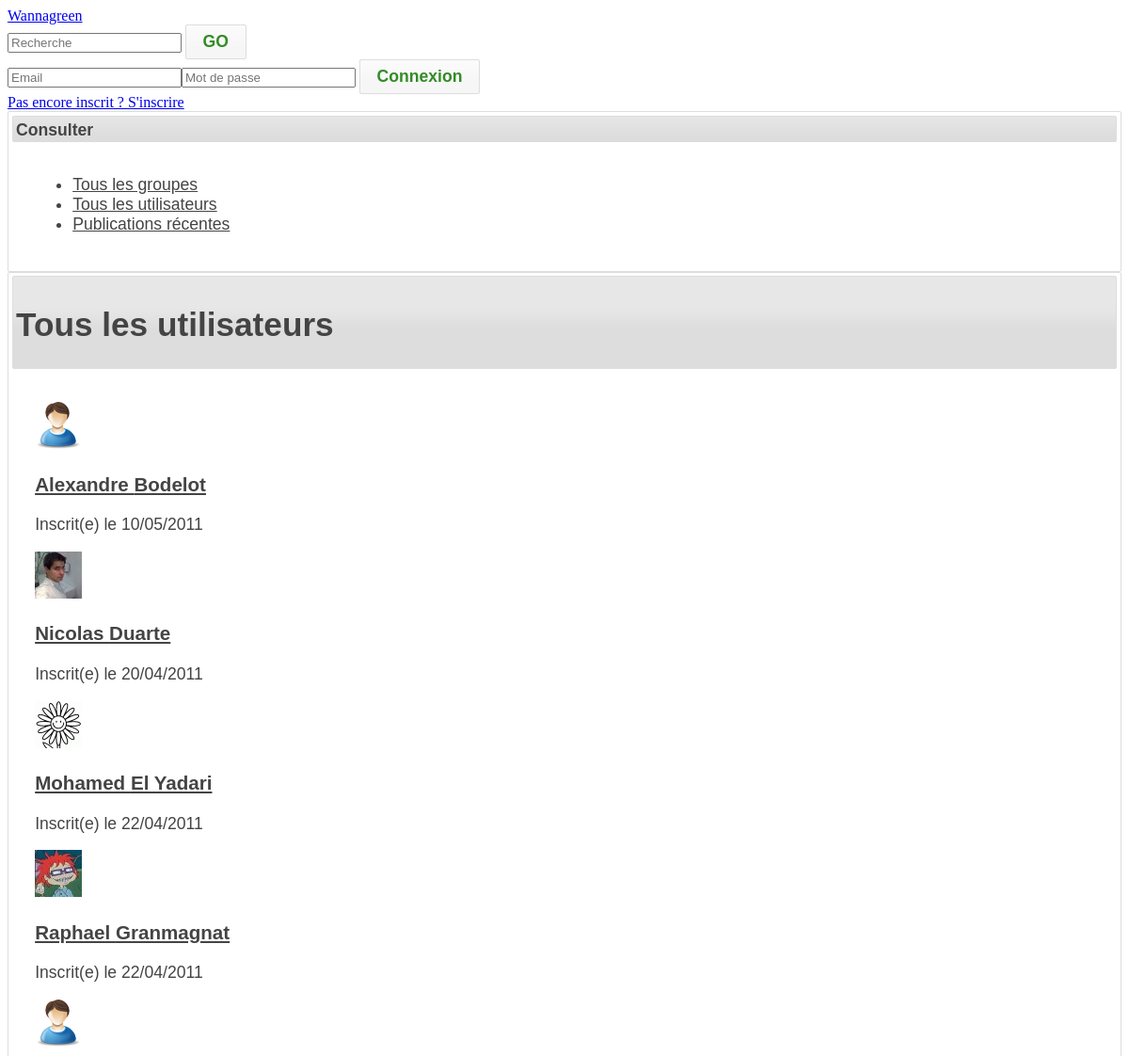
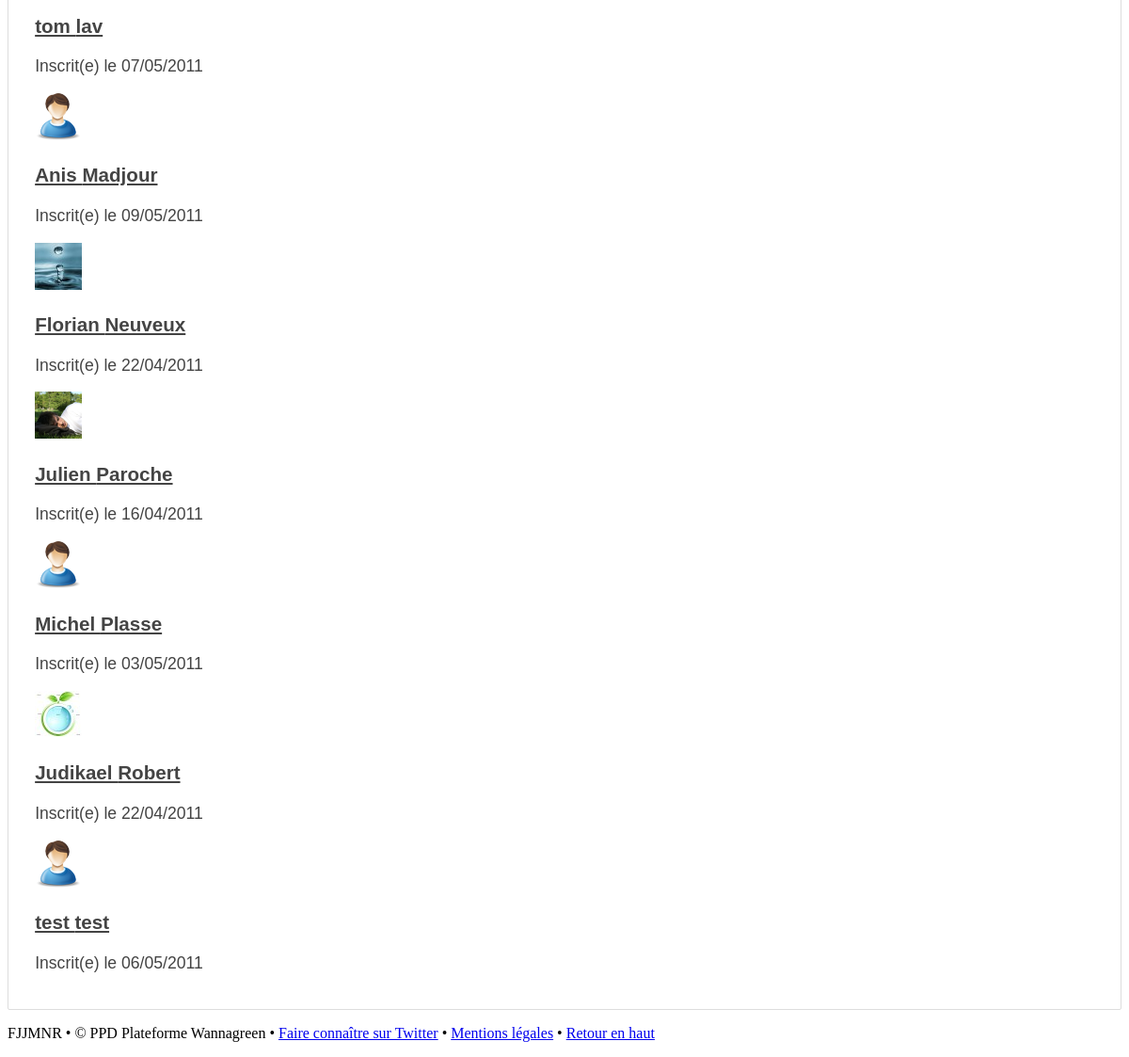
/index.php/utilisateur/liste, run on the app's committed database (2 pictures, top to bottom).
### application/controllers/utilisateur.php (called while the page is built, shortened)
<?php
class Utilisateur extends CI_Controller {
	function __construct()
	{
		$this->load->helper('html');
		$this->load->helper('form');
		$this->load->library('form_validation');
		$this->load->library('table');
		$this->load->Model('Utilisateur_model');
		$this->load->Model('Publication_model');
		$this->load->Model('Publication_info_model');
		$this->load->Model('Publication_groupe_model');
		$this->load->Model('Tag_model');
		$this->data = array();
		if($this->session->userdata('is_connected') === TRUE) {
			$this->data['user_connected'] = TRUE;
			$id_utilisateur = $this->session->userdata('id_utilisateur');
			$this->data = array_merge($this->data, $this->Groupe_model->listes_groupes($id_utilisateur));
		}
		else
			$this->data['user_connected'] = FALSE;
	}
	public function liste()
	{
		$this->data['utilisateurs'] = $this->Utilisateur_model->get_all();
		$this->data['module'] = 'utilisateur_liste';
		$this->load->view('template', $this->data);
	}
}

### index.php (called while the page is built, shortened)
<?php
require_once BASEPATH.'core/CodeIgniter'.EXT;

### application/models/utilisateur_model.php (called while the page is built, shortened)
<?php
class Utilisateur_model extends CI_Model {
	function get_all()
	{
		$this->db->order_by('nom','ASC');
		$this->db->order_by('prenom','ASC');
		$query = $this->db->get('utilisateur');
		return $query->result();
	}
}

### application/helpers/myutils_helper.php (called while the page is built, shortened)
<?php  if ( ! defined('BASEPATH')) exit('No direct script access allowed');
function time_to_str($str_datetime)
{
	$d = new DateTime($str_datetime);
	return $str_datetime ? $d->format('d/m/Y') : '-';
}
function filename_to_thumb($filename)
{
	return substr($filename, 0, strlen($filename)-4).'_thumb'.substr($filename, -4, strlen($filename));
}
function img_upload_path()
{
	return base_url().'uploads/images/';
}

### application/views/modules/utilisateur_liste.php (the view, shortened to what this page needs)
<div id="module" class="ui-tabs ui-widget ui-widget-content ui-corner-all">
	<div class="block_header ui-tabs-nav ui-helper-reset ui-helper-clearfix ui-widget-header ui-corner-all">
		<h1>Tous les utilisateurs</h1>
	</div>
	<div id="utilisateur_liste" class="listing block_content ui-tabs-panel ui-widget-content ui-corner-bottom">
	<?php if(isset($utilisateurs)): foreach($utilisateurs as $utilisateur): ?>
		<div class="utilisateur">
			<p class="avatar"><img src="<?= $utilisateur->avatar != null ? img_upload_path().filename_to_thumb($utilisateur->avatar) : img_upload_path().filename_to_thumb('user_default.png') ?>" width="50px" height="50px" alt="Utilisateur <?= $utilisateur->prenom.' '.$utilisateur->nom ?>" /></p>
			<h3 class="nom"><a href="<?= base_url() ?>utilisateur/profil/<?= $utilisateur->id_utilisateur?>"><?= $utilisateur->prenom.' '.$utilisateur->nom ?></a></h3>
			<p class="date">Inscrit(e) le <?= time_to_str($utilisateur->date_creation) ?></p>
		</div>
	<?php endforeach;
		else:
			$this->load-view('notice', array('notice_type' => 'info', 'notice' => "Il n'y a aucun utilisateur à afficher"));
		endif;
	?>
	</div>
</div>

### data on the page
utilisateur: prenom "Alexandre", nom "Bodelot", date_creation "10/05/2011"
utilisateur: shows a picture, prenom "Nicolas", nom "Duarte", date_creation "20/04/2011"
utilisateur: shows a picture, prenom "Mohamed", nom "El Yadari", date_creation "22/04/2011"
utilisateur: shows a picture, prenom "Raphael", nom "Granmagnat", date_creation "22/04/2011"
utilisateur: prenom "tom", nom "lav", date_creation "07/05/2011"
utilisateur: prenom "Anis", nom "Madjour", date_creation "09/05/2011"
utilisateur: shows a picture, prenom "Florian", nom "Neuveux", date_creation "22/04/2011"
utilisateur: shows a picture, prenom "Julien", nom "Paroche", date_creation "16/04/2011"
utilisateur: prenom "Michel", nom "Plasse", date_creation "03/05/2011"
utilisateur: shows a picture, prenom "Judikael", nom "Robert", date_creation "22/04/2011"
utilisateur: prenom+nom (placeholder picture), prenom "test", nom "test", date_creation "06/05/2011"
